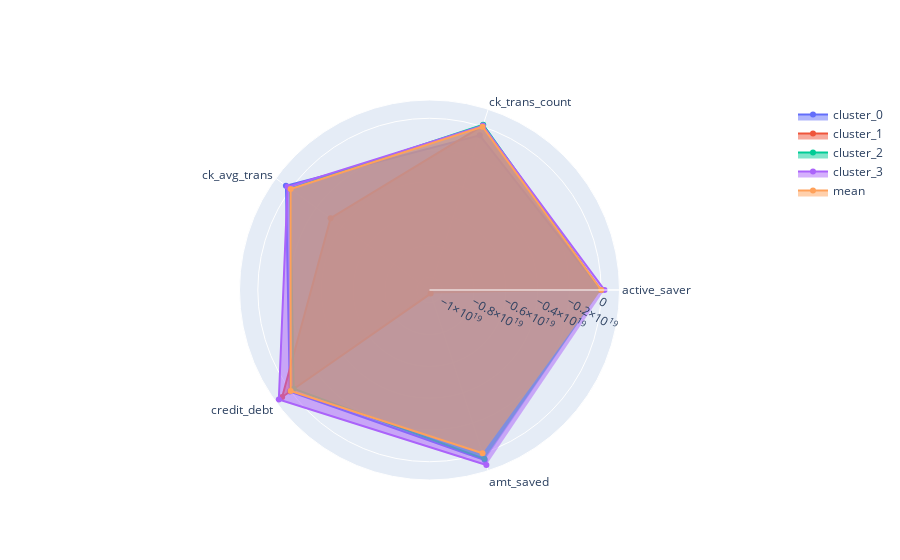

The cell this chart's notebook holds for it:
### Code cell
plot_radar_chart(result1)

### Figure 1 — Plotly figure (JSON) as saved in the notebook; plotly's stock layout.template omitted (floating-point values rounded to 4 significant figures)
{"data": [{"fill": "toself", "name": "cluster_0", "r": [-23396733691874170, -566251559915781900, 364495421313927200, 61256096448912090, 444423308057572740], "theta": ["active_saver", "ck_trans_count", "ck_avg_trans", "credit_debt", "amt_saved"], "type": "scatterpolar"}, {"fill": "toself", "name": "cluster_1", "r": [-33306359429869810, 67524767461390820, -3113371554450783700, 656221325005189800, -10571201349491081000], "theta": ["active_saver", "ck_trans_count", "ck_avg_trans", "credit_debt", "amt_saved"], "type": "scatterpolar"}, {"fill": "toself", "name": "cluster_2", "r": [-33306359429869644, 134525958211565330, 43299298846387630, -238822863538508200, 367091913246425540], "theta": ["active_saver", "ck_trans_count", "ck_avg_trans", "credit_debt", "amt_saved"], "type": "scatterpolar"}, {"fill": "toself", "name": "cluster_3", "r": [209479471151023260, 73732098819575000, 237489954538334700, 916859861094894300, 779523234777162100], "theta": ["active_saver", "ck_trans_count", "ck_avg_trans", "credit_debt", "amt_saved"], "type": "scatterpolar"}, {"fill": "toself", "name": "mean", "r": [100, 100, 100, 100, 100], "theta": ["active_saver", "ck_trans_count", "ck_avg_trans", "credit_debt", "amt_saved"], "type": "scatterpolar"}], "layout": {"autosize": true, "polar": {"angularaxis": {"type": "category"}, "radialaxis": {"autorange": true, "range": [-11093385949972263000, 1439044461576075000], "type": "linear", "visible": true}}, "showlegend": true}}
